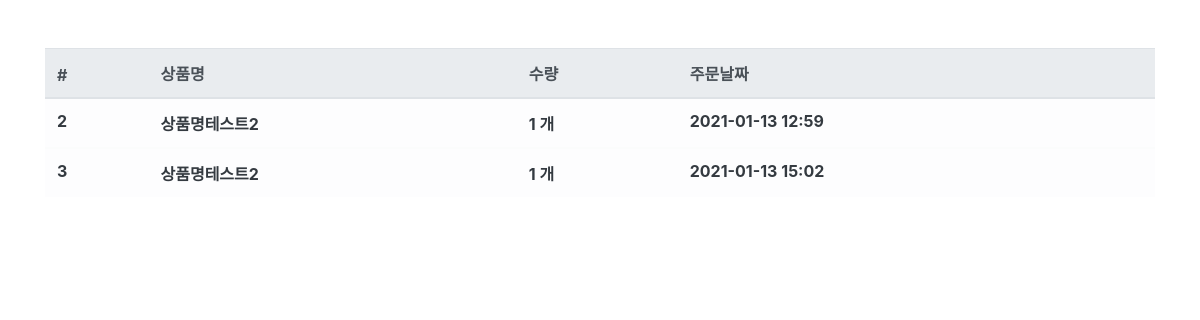
The page /order/ (signed in) on the database as committed earlier.
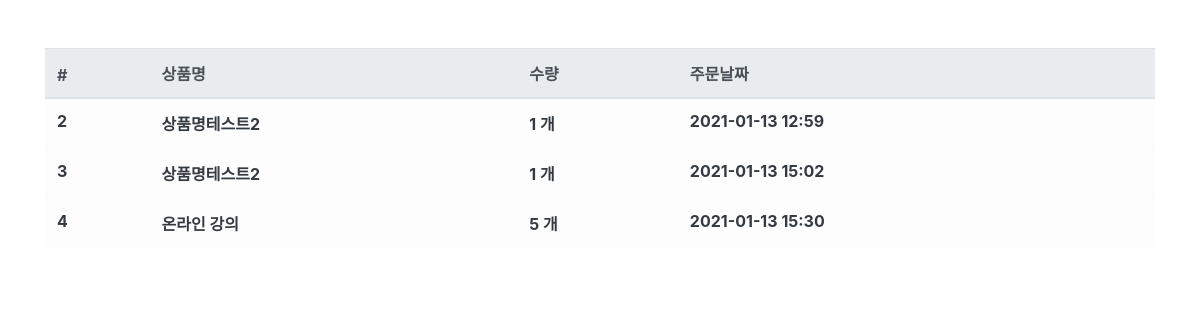
The same page on the database as committed later.
### order/models.py (models this page shows, shortened)
class Order(models.Model):
    fcuser = models.ForeignKey(
        'fcuser.Fcuser', on_delete=models.CASCADE, verbose_name='사용자')
    product = models.ForeignKey(
        'product.Product', on_delete=models.CASCADE, verbose_name='상품')
    quantity = models.IntegerField(verbose_name='수량')
    register_date = models.DateTimeField(
        auto_now_add=True, verbose_name='등록날짜')
    class Meta:
        db_table = 'fastcampus_order'
        verbose_name = '주문'
        verbose_name_plural = '주문'

### product/models.py (models this page shows)
class Product(models.Model):
    name = models.CharField(max_length=256, verbose_name='상품명')
    price = models.IntegerField(verbose_name='상품가격')
    description = models.TextField(verbose_name='상품설명')
    stock = models.IntegerField(verbose_name='재고')
    register_date = models.DateTimeField(
        auto_now_add=True, verbose_name='등록날짜')
    def __str__(self):
        return self.name
    class Meta:
        db_table = 'fastcampus_product'
        verbose_name = '상품'
        verbose_name_plural = '상품'

### order/views.py (the view)
# urls.py: path('order/', OrderList.as_view()),
@ method_decorator(login_required, name='dispatch')
class OrderList(ListView):
    template_name = 'order.html'
    context_object_name = 'order_list'
    def get_queryset(self, **kwargs):
        queryset = Order.objects.filter(
            fcuser__email=self.request.session.get('user'))
        return queryset

### order/templates/order.html
{% extends "base.html" %}
{% load humanize %}
{% block contents %}
<div class="row mt-5">
    <div class="col-12">
        <table class="table table-light">
            <thead class="thead-light">
                <tr>
                    <th scope="col">#</th>
                    <th scope="col">상품명</th>
                    <th scope="col">수량</th>
                    <th scope="col">주문날짜</th>
                </tr>
            </thead>
            {% for order in order_list %}
            <tbody class="text-dark">
                <tr>
                    <th scope="row">{{ order.id }}</th>
                    <th>{{ order.product }}</th>
                    <th>{{ order.quantity|intcomma }} 개</th>
                    <th>{{ order.register_date|date:'Y-m-d H:i' }}</th>
                </tr>
                {% endfor %}
            </tbody>
        </table>
    </div>
</div>
{% endblock %}

Rows that differ between the two databases and show on the page:
added Order: id "4", product "온라인 강의", quantity "5", register_date "2021-01-13 15:30"
